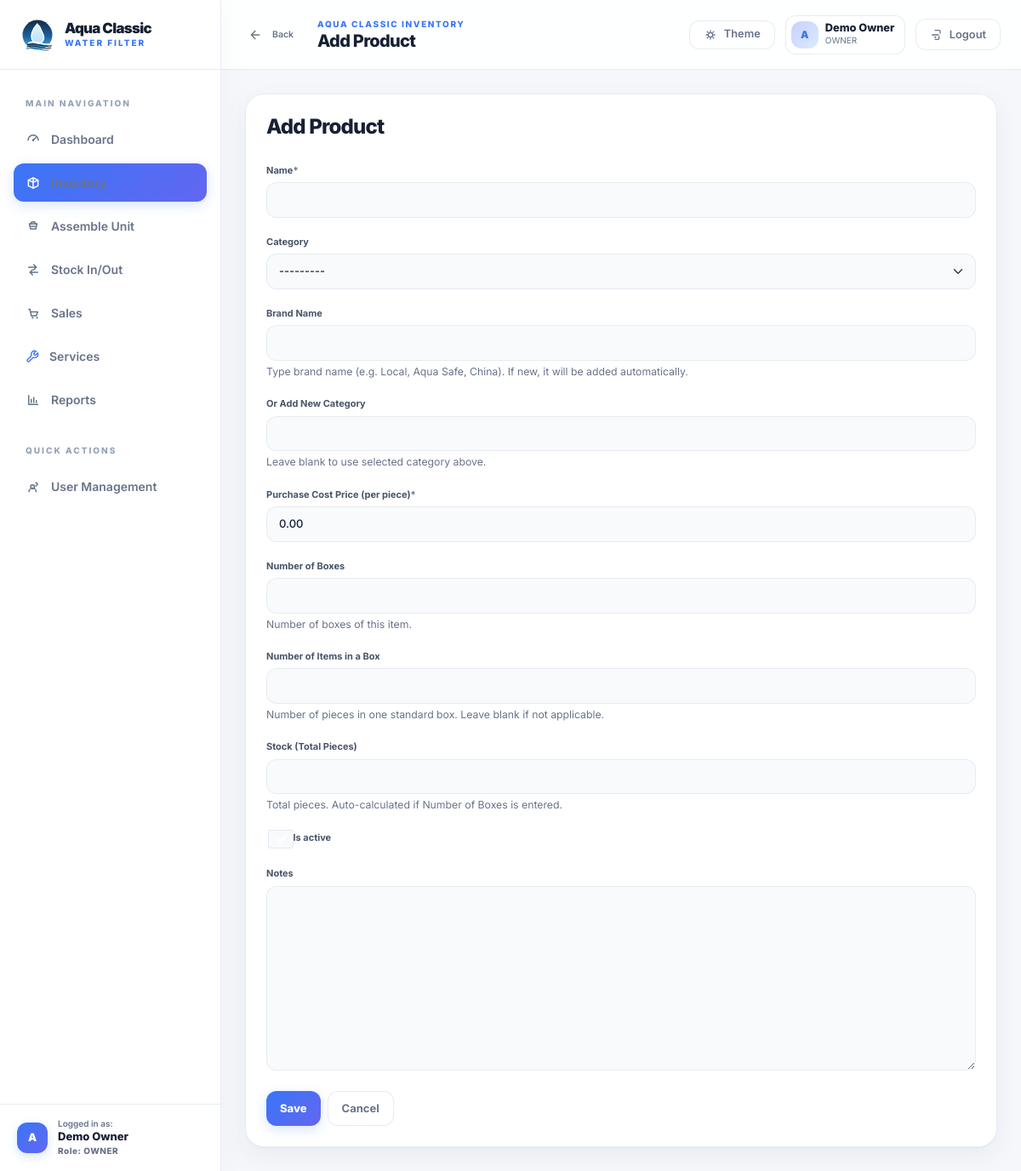
The page /catalog/products/add/ (signed in) on the database its author committed.
### accounts/models.py (models this page shows, shortened)
class User(AbstractUser):
	class Role(models.TextChoices):
		OWNER = "OWNER", "Owner/Admin"
		STAFF = "STAFF", "Staff"
	role = models.CharField(max_length=20, choices=Role.choices, default=Role.OWNER)
	class Meta:
		verbose_name = "user"
		verbose_name_plural = "users"

### catalog/models.py (models this page shows)
class Category(models.Model):
	name = models.CharField(max_length=120, unique=True)
	description = models.TextField(blank=True)
	is_active = models.BooleanField(default=True)
	created_at = models.DateTimeField(auto_now_add=True)
	class Meta:
		ordering = ["name"]
	def __str__(self) -> str:
		return self.name

### catalog/views.py (the view)
# urls.py: path("products/add/", ProductCreateView.as_view(), name="product-add"),
class ProductCreateView(BaseFormView, CreateView):
    model = Product
    form_class = ProductForm
    page_title = "Add Product"
    success_url = reverse_lazy("catalog:product-list")
    def get_form_kwargs(self):
        kwargs = super().get_form_kwargs()
        kwargs["user"] = self.request.user
        return kwargs

### accounts/mixins.py (called while the page is built)
    def test_func(self):
        user = self.request.user
        return user.is_authenticated and (user.is_superuser or getattr(user, "role", None) == "OWNER")

### catalog/views.py (called while the page is built)
    def get_context_data(self, **kwargs):
        context = super().get_context_data(**kwargs)
        context["page_title"] = self.page_title
        context["cancel_url"] = self.success_url
        return context

### templates/generic/form.html (shortened to what this page needs)
{% extends "base.html" %}
{% load crispy_forms_tags %}
{% block page_title %}{{ page_title }}{% endblock %}
{% block content %}
<div class="row justify-content-center">
  <div class="col-12 col-xxl-10">
    <div class="card">
      <div class="card-body">
        <div class="section-head mb-4">
          <div>
            <h2 class="h4 mb-1">{{ page_title }}</h2>
          </div>
        </div>
        <form method="post" class="form-shell">
          {{ form|crispy }}
          <div class="d-flex flex-wrap gap-2 mt-4">
            <button class="btn btn-primary" type="submit">Save</button>
            <a class="btn btn-outline-secondary" href="{{ cancel_url }}">Cancel</a>
          </div>
        </form>
      </div>
    </div>
  </div>
</div>
{% endblock %}

### templates/base.html (shortened to what this page needs)
{% load static %}
<!doctype html>
<html lang="en" data-theme="light">
<head>
  <link href="https://cdn.jsdelivr.net/npm/bootstrap@5.3.3/dist/css/bootstrap.min.css" rel="stylesheet">
  <link rel="stylesheet" href="{% static 'app.css' %}?v=3">
  <link href="https://cdn.jsdelivr.net/npm/tom-select@2.3.1/dist/css/tom-select.bootstrap5.min.css" rel="stylesheet">
</head>
<body class="app-root {% if not user.is_authenticated %}auth-layout{% endif %}">
  {% if user.is_authenticated %}
  <div class="app-shell">
    <aside class="sidebar" data-sidebar>
      <div class="sidebar__brand">
        <a class="brand-lockup" href="{% url 'dashboard:home' %}">
          <img src="{% static 'brand/aqua-classic-badge.svg' %}" alt="Aqua Classic" class="brand-lockup__mark">
          <span class="brand-lockup__copy">
            <strong>Aqua Classic</strong>
            <span>Water Filter</span>
          </span>
        </a>
      </div>
      <nav class="sidebar__nav" aria-label="Primary">
        <div class="sidebar__section-header">Main Navigation</div>
        <a class="sidebar-link {% if request.path == '/' %}is-active{% endif %}" href="{% url 'dashboard:home' %}">
          <svg aria-hidden="true"><use href="#icon-dashboard"></use></svg>
          <span>Dashboard</span>
        </a>
        <a class="sidebar-link {% if '/catalog/' in request.path %}is-active{% endif %}" href="{% url 'catalog:product-list' %}">
          <svg aria-hidden="true"><use href="#icon-catalog"></use></svg>
          <span>Inventory</span>
        </a>
        <a class="sidebar-link {% if '/inventory/assemble/' in request.path %}is-active{% endif %}" href="{% url 'inventory:assemble-unit' %}">
          <svg aria-hidden="true"><use href="#icon-assemble"></use></svg>
          <span>Assemble Unit</span>
        </a>
        <a class="sidebar-link {% if '/inventory/ledger/' in request.path %}is-active{% endif %}" href="{% url 'inventory:stock-ledger' %}">
          <svg aria-hidden="true"><use href="#icon-movement"></use></svg>
          <span>Stock In/Out</span>
        </a>
        <a class="sidebar-link {% if '/sales/' in request.path %}is-active{% endif %}" href="{% url 'sales:sale-list' %}">
          <svg aria-hidden="true"><use href="#icon-sales"></use></svg>
          <span>Sales</span>
        </a>
        <a class="sidebar-link {% if '/services/' in request.path %}is-active{% endif %}" href="{% url 'services:service-list' %}">
          <span>Services</span>
        </a>
        <a class="sidebar-link {% if '/reports/' in request.path %}is-active{% endif %}" href="{% url 'reports:report-home' %}">
          <svg aria-hidden="true"><use href="#icon-reports"></use></svg>
          <span>Reports</span>
        </a>
        {% if user.role == 'OWNER' or user.is_superuser %}
          <div class="sidebar__section-header mt-3">Quick Actions</div>
          <a class="sidebar-link {% if '/accounts/staff/' in request.path %}is-active{% endif %}" href="{% url 'accounts:staff-list' %}">
            <svg aria-hidden="true"><use href="#icon-users"></use></svg>
            <span>User Management</span>
          </a>
        {% endif %}
      </nav>
      <div class="sidebar__footer">
        <a href="{% url 'accounts:profile' %}" class="sidebar-user-card text-decoration-none">
          <div class="sidebar-user-card__avatar">{{ user.username|slice:':1'|upper }}</div>
          <div class="sidebar-user-card__info overflow-hidden">
            <span class="d-block small" style="font-size: 0.625rem; line-height: 1.2; color: var(--text-muted); font-weight: 600;">Logged in as:</span>
            <strong class="d-block text-truncate" style="font-size: 0.8125rem; color: var(--heading-color); font-weight: 800;">{{ user.get_full_name|default:user.username }}</strong>
            <span class="d-block small" style="font-size: 0.625rem; color: var(--accent-primary); font-weight: 800; letter-spacing: 0.05em;">Role: {{ user.role|default:'OWNER' }}</span>
          </div>
        </a>
      </div>
    </aside>
    <div class="app-main">
      <header class="topbar">
        <div class="topbar__left">
          <button class="btn btn-sm btn-ghost px-2 py-1 me-1 text-secondary" type="button" onclick="history.back()" title="Go to previous page">
            <svg style="width:16px;height:16px;vertical-align:-2px;" viewBox="0 0 24 24"><path d="M19 12H5M12 19l-7-7 7-7" fill="none" stroke="currentColor" stroke-width="2" stroke-linecap="round" stroke-linejoin="round"/></svg>
            <span class="small fw-semibold ms-1">Back</span>
          </button>
          <div class="topbar__title-wrap">
            <p class="topbar__eyebrow">Aqua Classic Inventory</p>
            <h1 class="topbar__title">{% block page_title %}Dashboard{% endblock %}</h1>
          </div>
        </div>
        <div class="topbar__actions">
          <button class="toggle-pill" type="button" data-theme-toggle aria-label="Toggle dark mode">
            <svg aria-hidden="true" class="toggle-pill__sun"><use href="#icon-sun"></use></svg>
            <span class="toggle-pill__label">Theme</span>
          </button>
          <a href="{% url 'accounts:profile' %}" class="user-chip text-decoration-none" title="View Owner Profile">
            <span class="user-chip__avatar">{{ user.username|slice:':1'|upper }}</span>
            <span class="user-chip__meta">
              <strong>{{ user.get_full_name|default:user.username }}</strong>
              <span>{{ user.role|default:'OWNER' }}</span>
            </span>
          </a>
          <form method="post" action="{% url 'logout' %}" class="logout-form">
            <button class="btn btn-ghost" type="submit">
              <svg aria-hidden="true"><use href="#icon-logout"></use></svg>
              Logout
            </button>
          </form>
        </div>
      </header>
      <main class="content-stage">
        <div class="content-frame page-enter">
          {% block content %}{% endblock %}
        </div>
      </main>
    </div>
  </div>
  {% endif %}
</body>
</html>

### rows shown on the page
User: username "A", get_full_name "Demo Owner", role "OWNER"
Category: is_active "☑"

### other values the page prints
{{ page_title }} "Add Product"
